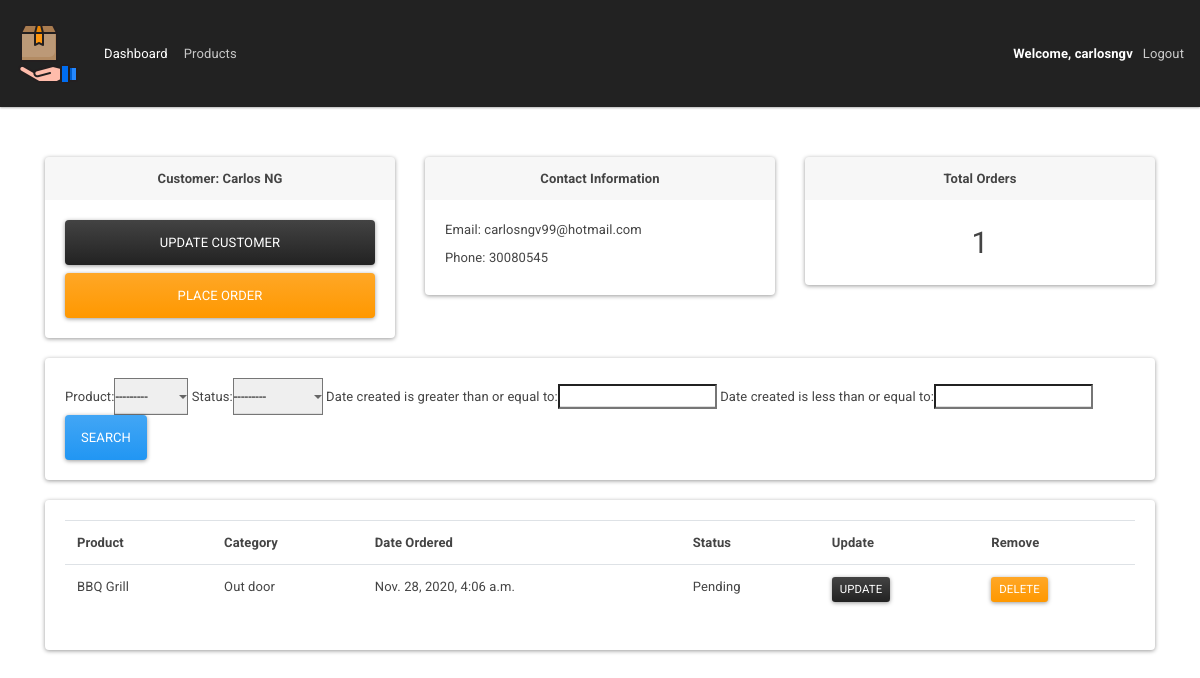
/customer/2 (signed in), run on the app's committed database.
### accounts/models.py (models this page shows, shortened)
class Customer(models.Model):
    user = models.OneToOneField(
        User, null=True, blank=True, on_delete=models.CASCADE)
    name = models.CharField(max_length=100, null=True)
    phone = models.CharField(max_length=100, null=True)
    email = models.CharField(max_length=200, null=True)
    profile_pic = models.ImageField(default="default.png",
                                    null=True, blank=True, verbose_name='Profile picture')
    date_created = models.DateTimeField(auto_now_add=True, null=True)

class Order(models.Model):
    STATUS = (
        ('Pending', 'Pending'),
        ('Out for delivery', 'Out for delivery'),
        ('Delivered', 'Delivered')
    )
    customer = models.ForeignKey(
        Customer, null=True, on_delete=models.SET_NULL)
    product = models.ForeignKey(Product, null=True, on_delete=models.SET_NULL)
    status = models.CharField(max_length=100, choices=STATUS)
    date_created = models.DateTimeField(auto_now_add=True, null=True)

class Product(models.Model):
    CATEGORY = (
        ('Indoor', 'Indoor'),
        ('Out door', 'Out door')
    )
    name = models.CharField(max_length=100, null=True)
    price = models.FloatField(null=True, default=0.0)
    category = models.CharField(max_length=200, null=True, choices=CATEGORY)
    description = models.CharField(max_length=255, null=True, blank=True)
    date_created = models.DateTimeField(auto_now_add=True, null=True)
    tags = models.ManyToManyField(Tag)
    def __str__(self):
        return self.name

### accounts/decorators.py (the view)
        def wrapper_func(request, *args, **kwargs):
            group = None
            if request.user.groups.exists():
                group = request.user.groups.all()[0].name
                print('GROUP', group)
                print('allowed_roles', allowed_roles)
            if group in allowed_roles:
                return view_func(request, *args, **kwargs)
            else:
                return HttpResponse('You are not authorized to view this page...')

### accounts/views.py (called while the page is built)
@login_required(login_url='login')
@allowed_users(allowed_roles=['admin'])
def customer(request, pk):
    customer = Customer.objects.get(id=pk)
    orders = customer.order_set.all()
    customer_orders = orders.count()
    filter = OrderFilter(request.GET, queryset=orders)
    orders = filter.qs
    context = {
        'customer': customer,
        'customer_orders': customer_orders,
        'orders': orders,
        'filter': filter
    }
    return render(request, 'accounts/customer.html', context)

### accounts/templates/accounts/customer.html
{% extends 'accounts/main.html' %}
{% block content %}
<br>
<div class="container">
    <div class="row">
        <div class="col">
            <div class="card">
                <div class="card-header text-center"><strong>Customer: {{customer.name}}</strong></div>
                <div class="card-body">
                    <a href="" class="btn btn-block btn-dark">Update customer</a>
                    <a href="{% url 'create_order' customer.id %}" class="btn btn-block btn-warning">Place order</a>
                </div>
            </div>
        </div>
        <div class="col">
            <div class="card">
                <div class="card-header text-center"><strong>Contact Information</strong></div>
                <div class="card-body">
                    <label>Email: {{customer.email}}</label>
                    <br>
                    <label>Phone: {{customer.phone}}</label>
                </div>
            </div>
        </div>
        <div class="col">
            <div class="card">
                <div class="card-header text-center"><strong>Total Orders</strong></div>
                <div class="card-body" id="customer-total-orders">
                    {{customer_orders}}
                </div>
            </div>
        </div>
    </div>
    <br>
    <div class="row">
        <div class="col">
            <div class="card card-body">
                <form method="get">
                    {{filter.form}}
                    <button class="btn btn-primary">Search</button>
                </form>
            </div>
        </div>
    </div>
    <br>
    <div class="row">
        <div class="col">
            <div class="card card-body">
                <table class="table">
                    <tr>
                        <th>Product</th>
                        <th>Category</th>
                        <th>Date Ordered</th>
                        <th>Status</th>
                        <th>Update</th>
                        <th>Remove</th>
                    </tr>
                    {% for order in orders %}
                    <tr>
                        <td>{{order.product}}</td>
                        <td>{{order.product.category}}</td>
                        <td>{{order.product.date_created}}</td>
                        <td>{{order.status}}</td>
                        <td><a class="btn btn-sm btn-dark" href="{% url 'update_order' order.id %}">Update</a></td>
                        <td><a class="btn btn-sm btn-warning" href="{% url 'delete_order' order.id %}">Delete</a></td>
                    </tr>
                    {% endfor %}
                </table>
            </div>
        </div>
    </div>
</div>
{% endblock %}

### accounts/templates/accounts/navbar.html (shortened to what this page needs)
{% load static %}
<nav class="navbar navbar-expand-lg navbar-dark bg-dark">
  <a class="navbar-brand" href="{% url 'home' %}">
    <img src="{% static '/images/package.png' %}" alt="">
  </a>
  <div class="collapse navbar-collapse" id="navbarNav">
    <ul class="navbar-nav">
      {% if request.user.is_staff %}
      <li class="nav-item active">
        <a class="nav-link" href="{% url 'home' %}">Dashboard</a>
      </li>
      <li class="nav-item">
        <a class="nav-link" href="{% url 'products' %}">Products</a>
      </li>
      {% else %}
      <li class="nav-item">
        <a class="nav-link" href="{% url 'account' %}">Account</a>
      </li>
      {% endif %}
    </ul>
  </div>
  <span id="welcome-msg">Welcome, {{ request.user }}</span>
  <span><a href="{% url 'logout' %}" id="logout">Logout</a></span>
</nav>

### static/css/main.css (style rules this page uses)
#customer-total-orders { font-size: 30px; text-align: center; }
.container { margin: 30px auto; }
#welcome-msg { margin-right: 10px; font-weight: 700; color: white; }
#logout { color: #ccc; text-decoration: none; }

### data on the page
Customer: name "Carlos NG", email "carlosngv99@hotmail.com", phone "30080545"
Order: product "BBQ Grill", product.category "Out door", product.date_created "Nov. 28, 2020, 4:06 a.m.", status "Pending"

### other printed values
{{ request.user }} "carlosngv"
{{ customer_orders }} "1"
